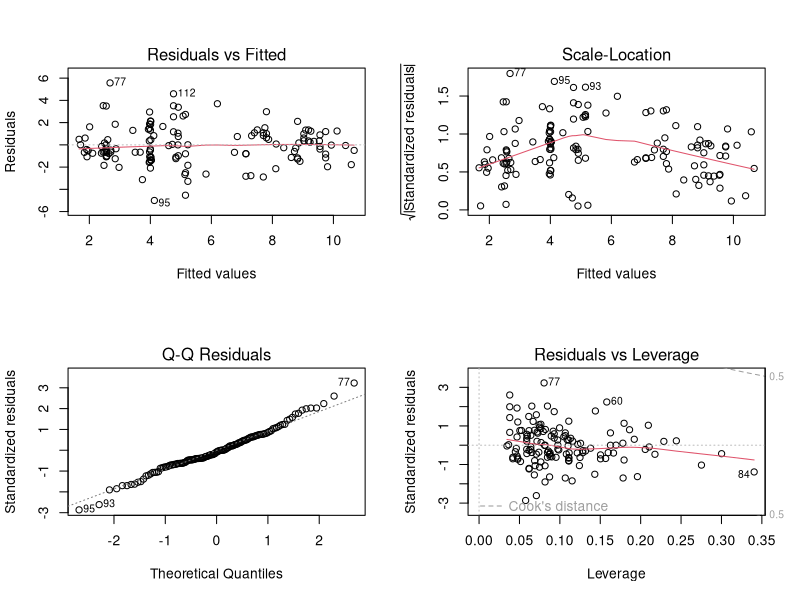
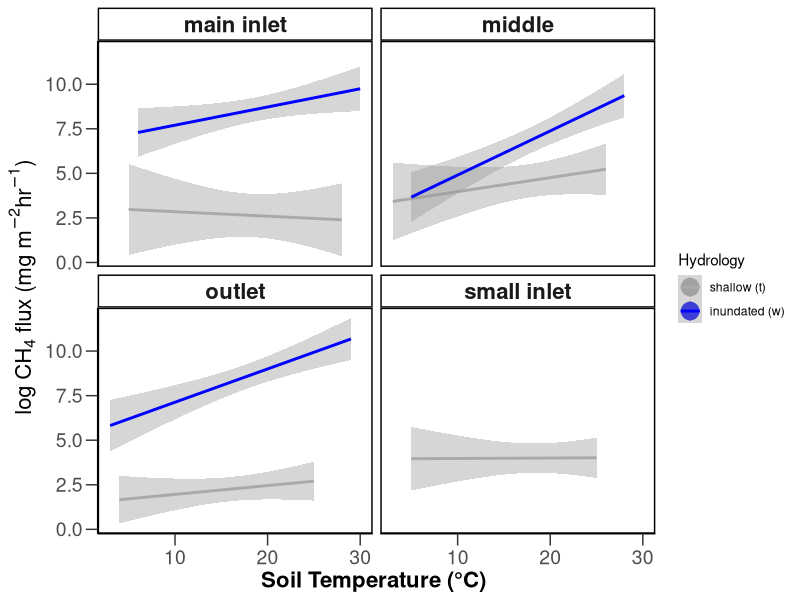

These figures' R source, in order: (Note: this script raises an error after producing the figures.)
## ---- chunk 1
knitr::opts_chunk$set(echo = TRUE, warning=FALSE)
## ---- chunk 2
if(Sys.info()[1] == "Darwin"){
  setwd("~/GitHub/ConstructedStormwaterWetland/analyses/")
} else {
  # setwd(choose.dir())
}
rm(list = ls())

library(ggplot2)
library(psych)
## ---- chunk 3
#GHG Flux data
ghg <- read.csv("../data/CSW_GHG_Env.csv", header=T)
## ---- chunk 4
#Used describe to look a skew and kurtosis
#skew - a measure of distibution symmetry, negative is left skew, positive is right skew. Where is the #majority of variaiton located.
#kurtosis - heavy tail (outliers) or light tail (lack of outliers). low = light, high = heavy
describe(ghg, na.rm=F, range=F)
describeBy(ghg, group="hydrology", mat=F, digit=3, na.rm=F, range=F)

#The standard deviations of CO2, CH4, and N2O flux is high indicating variation among plots. 
#N2O is slightly left skewed and CO2 and CH4 are slightly right skewed.
#High kurtosis values indicate outliers in all three GHG

#Shapiro Wilks test of normality
#normality is rejected when the p-value is <= 0.05 
result <- shapiro.test(ghg$ch4.mgm2hr)
result
result <- shapiro.test(ghg$co2.mgm2hr)
result
result <- shapiro.test(ghg$n2o.mgm2hr)
result

#Based on the above the GHG flux data are not normally distributed
#Log transform data response variables
## ---- chunk 5
#extra info for graphing
library(scales)
fancy_scientific <- function(l) {
     # turn in to character string in scientific notation
     l <- format(l, scientific = TRUE)
     # quote the part before the exponent to keep all the digits
     l <- gsub("^(.*)e", "'\\1'e", l)
     # turn the 'e+' into plotmath format
     l <- gsub("e", "%*%10^", l)
     # return this as an expression
     parse(text=l)
} #scale_y_continuous(labels=fancy_scientific) 

fmt_decimals <- function(decimals=0){
    function(x) format(x,nsmall = decimals,scientific = FALSE)
} #scale_y_continuous(labels = fmt_decimals(2))
## ---- chunk 6
#sets plots for 2 rows, 2 columns
par(mfcol=c(2,2))

#linear models for CH4
ch4.lm <- lm(log(ch4.mgm2hr)~soiltemp*hydrology*placement, data=ghg)
plot(ch4.lm)
anova(ch4.lm)

p <- ggplot(ghg, aes(x=soiltemp, y=log(ch4.mgm2hr), color=as.factor(hydrology))) + theme_bw() + theme(panel.grid.major = element_blank(), panel.grid.minor =element_blank(), axis.line = element_line(colour = "black"), panel.border = element_rect(colour = "black",size=1)) + scale_color_manual(name="Hydrology", values=c("darkgray", "blue"), labels = c("shallow (t)", "inundated (w)")) + stat_summary(fun.data=mean_cl_boot,size=1.25, position=position_dodge(width=0.75)) 
p1=p+geom_smooth(method="lm")+facet_wrap(~placement)
p1 + theme_bw() + theme(panel.grid.major = element_blank(), panel.grid.minor = element_blank(), axis.line = element_line(colour = "black")) +theme(axis.title=element_text(vjust=1,size=16,face="bold"), axis.text=element_text(size=14), axis.text.x = element_text(vjust=0.65, hjust=0.5, size=14), panel.border = element_rect(colour = "black",size=1)) + theme(axis.ticks.length=unit(0.3,"cm")) + labs(x = "Soil Temperature (°C) ", y =  (expression(paste("log CH"[4]," flux (mg m"^-{2},"hr"^-{1},")")))) + theme(strip.text.x = element_text(size=16, face="bold"), strip.text.y = element_text(size=16, face="bold"), strip.background = element_rect(colour="black", fill="white", size=1))+theme(axis.title=element_text(vjust=1,size=16,face="bold"), axis.text=element_text(size=14))

ggsave("../figures/methane.pdf", plot=last_plot(), device=NULL, path=NULL, scale=1, width=NA, height=NA, dpi=300, limitsize=TRUE)
## ---- chunk 7
#sets plots for 2 rows, 2 columns
par(mfcol=c(2,2))

#linear models for CH4
co2.lm <- lm(log(co2.mgm2hr)~soiltemp*hydrology*placement, data=ghg)
plot(co2.lm)
anova(co2.lm)

p <- ggplot(ghg, aes(x=soiltemp, y=log(co2.mgm2hr), color=as.factor(hydrology))) + theme_bw() + theme(panel.grid.major = element_blank(), panel.grid.minor =element_blank(), axis.line = element_line(colour = "black"), panel.border = element_rect(colour = "black",size=1)) + scale_color_manual(name="Hydrology", values=c("darkgray", "blue"), labels = c("shallow (t)", "inundated (w)")) + stat_summary(fun.data=mean_cl_boot,size=1.25, position=position_dodge(width=0.75)) 
p1=p+geom_smooth(method="lm")+facet_wrap(~placement)
p1 + theme_bw() + theme(panel.grid.major = element_blank(), panel.grid.minor = element_blank(), axis.line = element_line(colour = "black")) +theme(axis.title=element_text(vjust=1,size=16,face="bold"), axis.text=element_text(size=14), axis.text.x = element_text(vjust=0.65, hjust=0.5, size=14), panel.border = element_rect(colour = "black",size=1)) + theme(axis.ticks.length=unit(0.3,"cm")) + labs(x = "Soil Temperature (°C) ", y =  (expression(paste("log CO"[2]," flux (mg m"^-{2},"hr"^-{1},")")))) + theme(strip.text.x = element_text(size=16, face="bold"), strip.text.y = element_text(size=16, face="bold"), strip.background = element_rect(colour="black", fill="white", size=1))+theme(axis.title=element_text(vjust=1,size=16,face="bold"), axis.text=element_text(size=14))

ggsave("../figures/carbondioxide.pdf", plot=last_plot(), device=NULL, path=NULL, scale=1, width=NA, height=NA, dpi=300, limitsize=TRUE)
## ---- chunk 8
#sets plots for 2 rows, 2 columns
par(mfcol=c(2,2))

#linear models for CH4
n2o.lm <- lm(log(n2o.mgm2hr)~soiltemp*hydrology*placement, data=ghg)
plot(n2o.lm)
anova(n2o.lm)

p <- ggplot(ghg, aes(x=soiltemp, y=log(n2o.mgm2hr), color=as.factor(hydrology))) + theme_bw() + theme(panel.grid.major = element_blank(), panel.grid.minor =element_blank(), axis.line = element_line(colour = "black"), panel.border = element_rect(colour = "black",size=1)) + scale_color_manual(name="Hydrology", values=c("darkgray", "blue"), labels = c("shallow (t)", "inundated (w)")) + stat_summary(fun.data=mean_cl_boot,size=1.25, position=position_dodge(width=0.75)) 
p1=p+geom_smooth(method="lm")+facet_wrap(~placement)
p1 + theme_bw() + theme(panel.grid.major = element_blank(), panel.grid.minor = element_blank(), axis.line = element_line(colour = "black")) +theme(axis.title=element_text(vjust=1,size=16,face="bold"), axis.text=element_text(size=14), axis.text.x = element_text(vjust=0.65, hjust=0.5, size=14), panel.border = element_rect(colour = "black",size=1)) + theme(axis.ticks.length=unit(0.3,"cm")) + labs(x = "Soil Temperature (°C) ", y =  (expression(paste("log ","N"[2],"O"," flux (mg m"^-{2},"hr"^-{1},")")))) + theme(strip.text.x = element_text(size=16, face="bold"), strip.text.y = element_text(size=16, face="bold"), strip.background = element_rect(colour="black", fill="white", size=1))+theme(axis.title=element_text(vjust=1,size=16,face="bold"), axis.text=element_text(size=14))

ggsave("../figures/nitrousoxide.pdf", plot=last_plot(), device=NULL, path=NULL, scale=1, width=NA, height=NA, dpi=300, limitsize=TRUE)
